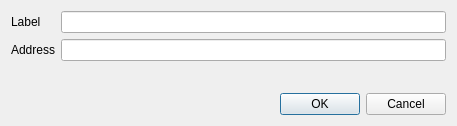
<?xml version="1.0" encoding="UTF-8"?>
<ui version="4.0">
 <class>EditAddressDialog</class>
 <widget class="QDialog" name="EditAddressDialog">
  <property name="geometry">
   <rect>
    <x>0</x>
    <y>0</y>
    <width>457</width>
    <height>126</height>
   </rect>
  </property>
  <property name="windowTitle">
   <string>Edit Address</string>
  </property>
  <layout class="QVBoxLayout" name="verticalLayout">
   <item>
    <layout class="QFormLayout" name="formLayout">
     <property name="fieldGrowthPolicy">
      <enum>QFormLayout::AllNonFixedFieldsGrow</enum>
     </property>
     <item row="0" column="0">
      <widget class="QLabel" name="label">
       <property name="text">
        <string>Label</string>
       </property>
       <property name="buddy">
        <cstring>labelEdit</cstring>
       </property>
      </widget>
     </item>
     <item row="0" column="1">
      <widget class="QLineEdit" name="labelEdit">
      </widget>
     </item>
     <item row="1" column="0">
      <widget class="QLabel" name="label_2">
       <property name="text">
        <string>Address</string>
       </property>
       <property name="buddy">
        <cstring>addressEdit</cstring>
       </property>
      </widget>
     </item>
     <item row="1" column="1">
      <widget class="QValidatedLineEdit" name="addressEdit">
      </widget>
     </item>
    </layout>
   </item>
   <item>
    <widget class="QDialogButtonBox" name="buttonBox">
     <property name="orientation">
      <enum>Qt::Horizontal</enum>
     </property>
     <property name="standardButtons">
      <set>QDialogButtonBox::Cancel|QDialogButtonBox::Ok</set>
     </property>
    </widget>
   </item>
  </layout>
 </widget>
 <customwidgets>
  <customwidget>
   <class>QValidatedLineEdit</class>
   <extends>QLineEdit</extends>
   <header>qvalidatedlineedit.h</header>
  </customwidget>
 </customwidgets>
 <resources/>
 <connections>
  <connection>
   <sender>buttonBox</sender>
   <signal>accepted()</signal>
   <receiver>EditAddressDialog</receiver>
   <slot>accept()</slot>
   <hints>
    <hint type="sourcelabel">
     <x>20</x>
     <y>20</y>
    </hint>
    <hint type="destinationlabel">
     <x>20</x>
     <y>20</y>
    </hint>
   </hints>
  </connection>
  <connection>
   <sender>buttonBox</sender>
   <signal>rejected()</signal>
   <receiver>EditAddressDialog</receiver>
   <slot>reject()</slot>
   <hints>
    <hint type="sourcelabel">
     <x>20</x>
     <y>20</y>
    </hint>
    <hint type="destinationlabel">
     <x>20</x>
     <y>20</y>
    </hint>
   </hints>
  </connection>
 </connections>
</ui>
